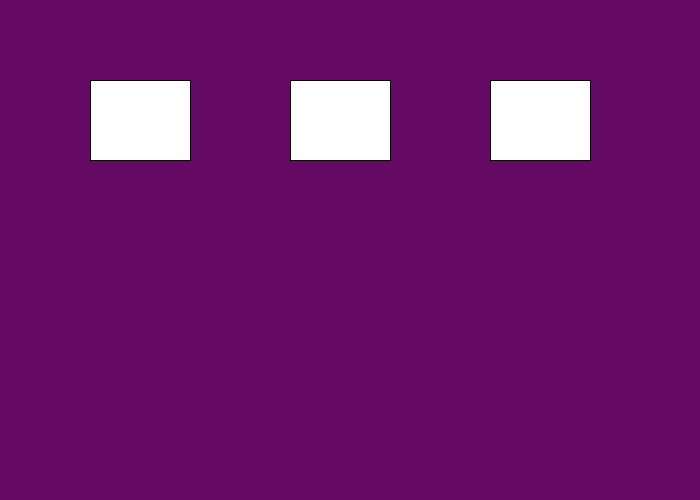
Frame 1 (no input)
Frame 60 (the mouse pressed at the canvas centre just before this capture): identical to frame 1, image omitted
Frame 120 (the mouse held since frame 60 and released just before this capture): identical to frame 1, image omitted

The Processing sketch that drew this single still picture (run headless with seeded random() and noise(); from frame 60 on, the mouse is pressed at the canvas centre):

// Processing sketch: assignment
// ── assignment.pde
/**
 * <program/assignment name>
 * by <Your Name>
 * 
 * <Two sentence description of program>
 * 
 */

void setup() {
  size(700, 500); // Size of canvas
  background(100, 10, 100); // Background color as rgb values
}

void draw() {
  rect( 90, 80, 100, 80);
  rect( 290, 80, 100, 80);
  rect( 490, 80, 100, 80);
  // Your program will be here...
  
  // Do not forget comments!
}
